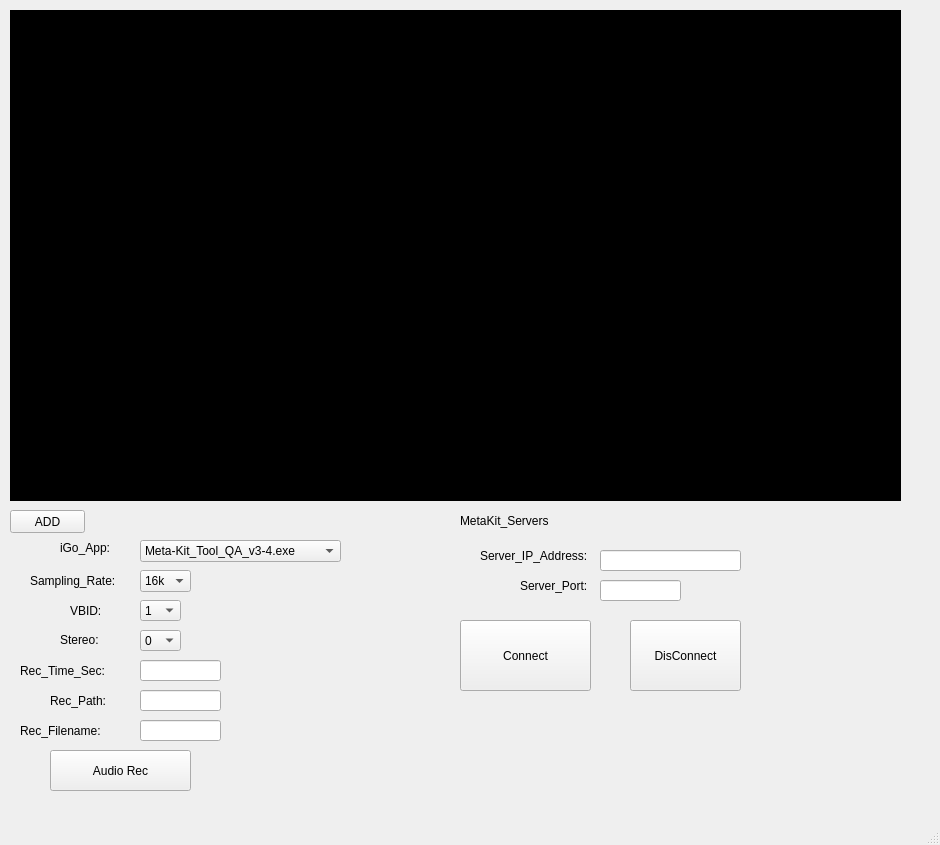
<?xml version="1.0" encoding="UTF-8"?>
<ui version="4.0">
 <class>MainWindow</class>
 <widget class="QMainWindow" name="MainWindow">
  <property name="geometry">
   <rect>
    <x>0</x>
    <y>0</y>
    <width>940</width>
    <height>845</height>
   </rect>
  </property>
  <property name="windowTitle">
   <string>MainWindow</string>
  </property>
  <widget class="QWidget" name="centralwidget">
   <widget class="QTextEdit" name="out_log">
    <property name="geometry">
     <rect>
      <x>10</x>
      <y>10</y>
      <width>891</width>
      <height>491</height>
     </rect>
    </property>
    <property name="styleSheet">
     <string notr="true">color: rgb(0, 255, 0);
background-color: rgb(0, 0, 0);
font: 75 14pt &quot;微軟正黑體&quot;;</string>
    </property>
   </widget>
   <widget class="QPushButton" name="ADD_BTN">
    <property name="geometry">
     <rect>
      <x>10</x>
      <y>510</y>
      <width>75</width>
      <height>23</height>
     </rect>
    </property>
    <property name="text">
     <string>ADD</string>
    </property>
   </widget>
   <widget class="QLineEdit" name="lineEdit_Srv_port">
    <property name="geometry">
     <rect>
      <x>600</x>
      <y>580</y>
      <width>81</width>
      <height>21</height>
     </rect>
    </property>
   </widget>
   <widget class="QPushButton" name="pushButton_disconn_metakit_srv">
    <property name="geometry">
     <rect>
      <x>630</x>
      <y>620</y>
      <width>111</width>
      <height>71</height>
     </rect>
    </property>
    <property name="text">
     <string>DisConnect</string>
    </property>
   </widget>
   <widget class="QLabel" name="label_8">
    <property name="geometry">
     <rect>
      <x>460</x>
      <y>510</y>
      <width>111</width>
      <height>21</height>
     </rect>
    </property>
    <property name="text">
     <string>MetaKit_Servers</string>
    </property>
   </widget>
   <widget class="QLabel" name="label_9">
    <property name="geometry">
     <rect>
      <x>480</x>
      <y>540</y>
      <width>121</width>
      <height>31</height>
     </rect>
    </property>
    <property name="text">
     <string>Server_IP_Address:</string>
    </property>
   </widget>
   <widget class="QLabel" name="label_10">
    <property name="geometry">
     <rect>
      <x>520</x>
      <y>570</y>
      <width>81</width>
      <height>31</height>
     </rect>
    </property>
    <property name="text">
     <string>Server_Port:</string>
    </property>
   </widget>
   <widget class="QPushButton" name="pushButton_conn_metakit_srv">
    <property name="geometry">
     <rect>
      <x>460</x>
      <y>620</y>
      <width>131</width>
      <height>71</height>
     </rect>
    </property>
    <property name="text">
     <string>Connect</string>
    </property>
   </widget>
   <widget class="QLineEdit" name="lineEdit_Srv_Ip_Add">
    <property name="geometry">
     <rect>
      <x>600</x>
      <y>550</y>
      <width>141</width>
      <height>21</height>
     </rect>
    </property>
   </widget>
   <widget class="QLabel" name="label_4">
    <property name="geometry">
     <rect>
      <x>60</x>
      <y>630</y>
      <width>51</width>
      <height>20</height>
     </rect>
    </property>
    <property name="text">
     <string>Stereo:</string>
    </property>
   </widget>
   <widget class="QComboBox" name="comboBox_4">
    <property name="geometry">
     <rect>
      <x>140</x>
      <y>630</y>
      <width>41</width>
      <height>21</height>
     </rect>
    </property>
    <item>
     <property name="text">
      <string>0</string>
     </property>
    </item>
    <item>
     <property name="text">
      <string>1</string>
     </property>
    </item>
   </widget>
   <widget class="QLineEdit" name="lineEdit_rec_filename">
    <property name="geometry">
     <rect>
      <x>140</x>
      <y>720</y>
      <width>81</width>
      <height>21</height>
     </rect>
    </property>
   </widget>
   <widget class="QLineEdit" name="lineEdit_rec_time_sec">
    <property name="geometry">
     <rect>
      <x>140</x>
      <y>660</y>
      <width>81</width>
      <height>21</height>
     </rect>
    </property>
   </widget>
   <widget class="QLabel" name="label_6">
    <property name="geometry">
     <rect>
      <x>50</x>
      <y>690</y>
      <width>61</width>
      <height>21</height>
     </rect>
    </property>
    <property name="text">
     <string>Rec_Path:</string>
    </property>
   </widget>
   <widget class="QLabel" name="label">
    <property name="geometry">
     <rect>
      <x>60</x>
      <y>540</y>
      <width>58</width>
      <height>15</height>
     </rect>
    </property>
    <property name="text">
     <string>iGo_App:</string>
    </property>
   </widget>
   <widget class="QLabel" name="label_3">
    <property name="geometry">
     <rect>
      <x>70</x>
      <y>600</y>
      <width>41</width>
      <height>21</height>
     </rect>
    </property>
    <property name="text">
     <string>VBID:</string>
    </property>
   </widget>
   <widget class="QLineEdit" name="lineEdit_rec_path">
    <property name="geometry">
     <rect>
      <x>140</x>
      <y>690</y>
      <width>81</width>
      <height>21</height>
     </rect>
    </property>
   </widget>
   <widget class="QLabel" name="label_7">
    <property name="geometry">
     <rect>
      <x>20</x>
      <y>720</y>
      <width>91</width>
      <height>21</height>
     </rect>
    </property>
    <property name="text">
     <string>Rec_Filename:</string>
    </property>
   </widget>
   <widget class="QPushButton" name="pushButton_audio_rec">
    <property name="geometry">
     <rect>
      <x>50</x>
      <y>750</y>
      <width>141</width>
      <height>41</height>
     </rect>
    </property>
    <property name="text">
     <string>Audio Rec</string>
    </property>
   </widget>
   <widget class="QLabel" name="label_5">
    <property name="geometry">
     <rect>
      <x>20</x>
      <y>660</y>
      <width>91</width>
      <height>21</height>
     </rect>
    </property>
    <property name="text">
     <string>Rec_Time_Sec:</string>
    </property>
   </widget>
   <widget class="QComboBox" name="comboBox_3">
    <property name="geometry">
     <rect>
      <x>140</x>
      <y>600</y>
      <width>41</width>
      <height>21</height>
     </rect>
    </property>
    <item>
     <property name="text">
      <string>1</string>
     </property>
    </item>
    <item>
     <property name="text">
      <string>2</string>
     </property>
    </item>
    <item>
     <property name="text">
      <string>3</string>
     </property>
    </item>
    <item>
     <property name="text">
      <string>4</string>
     </property>
    </item>
   </widget>
   <widget class="QComboBox" name="comboBox">
    <property name="geometry">
     <rect>
      <x>140</x>
      <y>540</y>
      <width>201</width>
      <height>22</height>
     </rect>
    </property>
    <item>
     <property name="text">
      <string>Meta-Kit_Tool_QA_v3-4.exe</string>
     </property>
    </item>
    <item>
     <property name="text">
      <string>Meta-Kit_Tool_QA_v3-3.exe</string>
     </property>
    </item>
   </widget>
   <widget class="QLabel" name="label_2">
    <property name="geometry">
     <rect>
      <x>30</x>
      <y>570</y>
      <width>101</width>
      <height>21</height>
     </rect>
    </property>
    <property name="text">
     <string>Sampling_Rate:</string>
    </property>
   </widget>
   <widget class="QComboBox" name="comboBox_2">
    <property name="geometry">
     <rect>
      <x>140</x>
      <y>570</y>
      <width>51</width>
      <height>22</height>
     </rect>
    </property>
    <item>
     <property name="text">
      <string>16k</string>
     </property>
    </item>
    <item>
     <property name="text">
      <string>32k</string>
     </property>
    </item>
    <item>
     <property name="text">
      <string>48k</string>
     </property>
    </item>
   </widget>
  </widget>
  <widget class="QMenuBar" name="menubar">
   <property name="geometry">
    <rect>
     <x>0</x>
     <y>0</y>
     <width>940</width>
     <height>26</height>
    </rect>
   </property>
  </widget>
  <widget class="QStatusBar" name="statusbar"/>
 </widget>
 <resources/>
 <connections/>
</ui>
